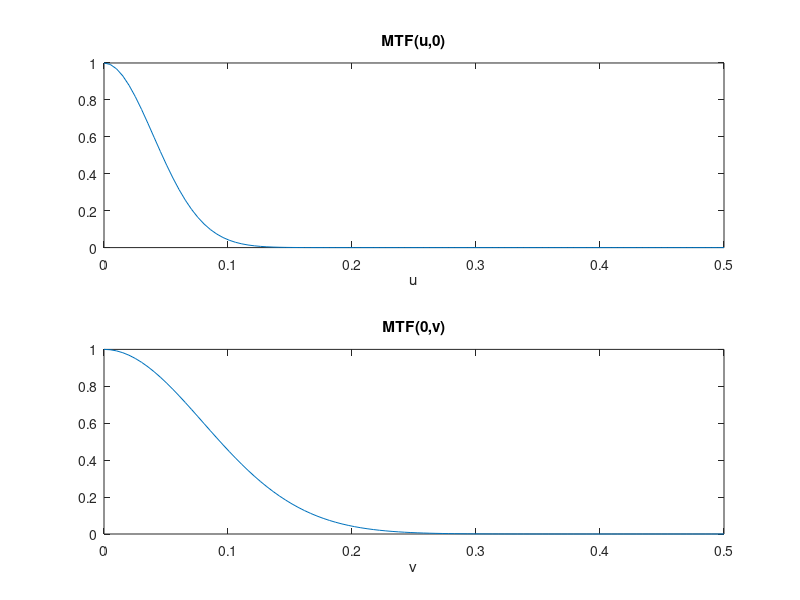

This chart was generated by the following MATLAB code:
u = linspace(0,0.5,100);
figure();
subplot(2,1,1);
plot(u,exp(-32*pi.^2*u.^2));
title('MTF(u,0)')
xlabel('u')
subplot(2,1,2);
plot(u,exp(-8*pi.^2*u.^2));
title('MTF(0,v)')
xlabel('v')
